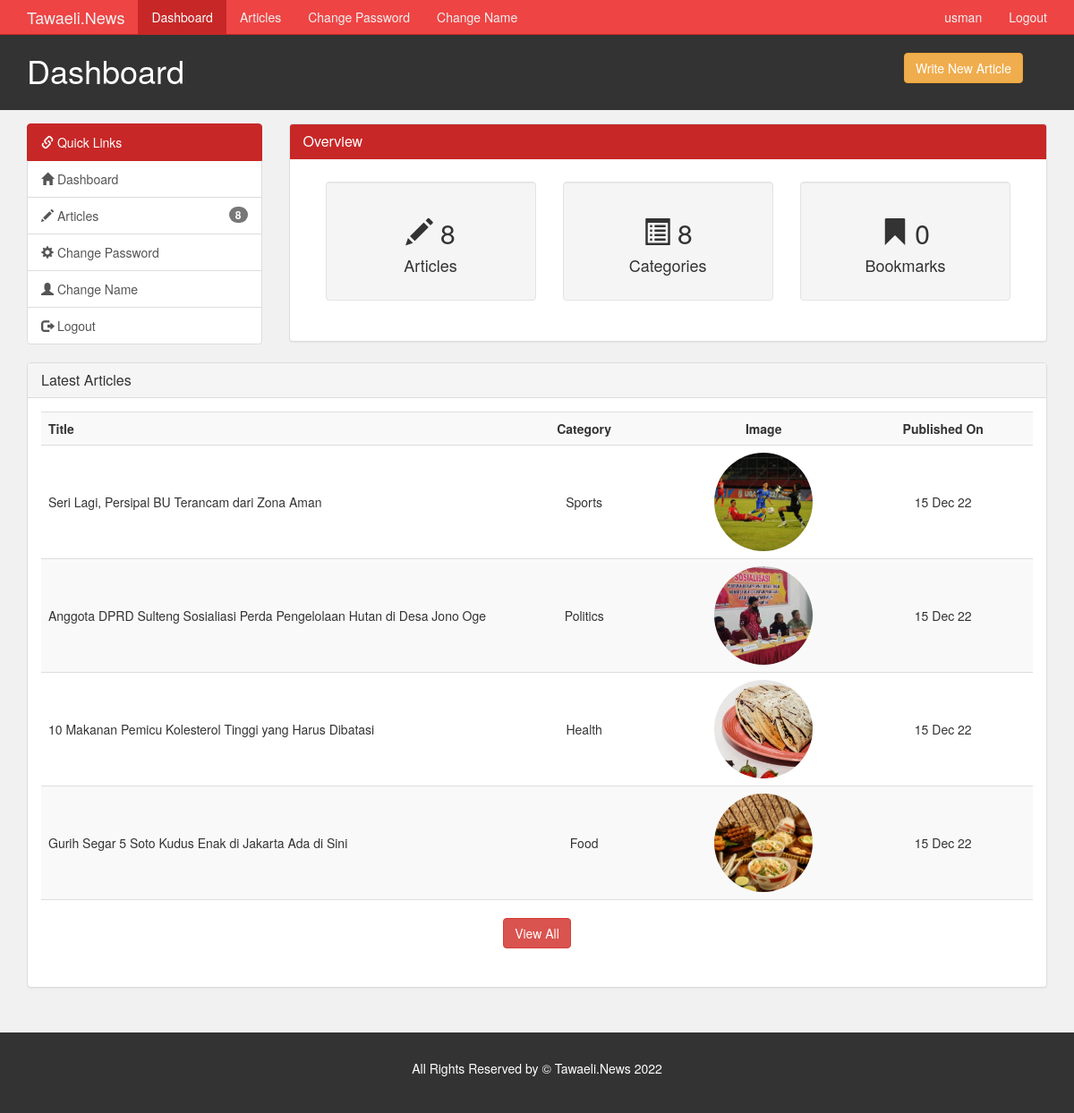
The page /author/index.php (signed in) on the database its author committed.
### tables this page shows
CREATE TABLE `article` (
  `article_id` int(11) NOT NULL,
  `category_id` int(11) NOT NULL,
  `author_id` int(11) NOT NULL,
  `article_title` varchar(250) NOT NULL,
  `article_image` varchar(200) NOT NULL,
  `article_description` text NOT NULL,
  `article_date` date NOT NULL,
  `article_trend` tinyint(4) NOT NULL,
  `article_active` tinyint(4) NOT NULL
);

CREATE TABLE `category` (
  `category_id` int(11) NOT NULL,
  `category_name` varchar(45) NOT NULL,
  `category_color` varchar(35) NOT NULL,
  `category_image` varchar(250) NOT NULL,
  `category_description` varchar(350) NOT NULL
);

### author/index.php (the view, shortened to what this page needs)
<?php
  require('./includes/nav.inc.php');
?>
<section id="main">
  <div class="container">
    <div class="row">
      <?php
        $cat_sql = "SELECT COUNT(category_id)
                    AS no_of_categories
                    FROM category";
        $cat_result = mysqli_query($con,$cat_sql);
        $cat_data = mysqli_fetch_assoc($cat_result);
        $no_of_categories = $cat_data['no_of_categories'];
        $book_sql =  "SELECT COUNT(bookmark_id)
                      AS no_of_bookmarks
                      FROM article,bookmark
                      WHERE article.author_id = {$author_id}
                      AND bookmark.article_id = article.article_id";
        $book_result = mysqli_query($con,$book_sql);
        $book_data = mysqli_fetch_assoc($book_result);
        $no_of_bookmarks = $book_data['no_of_bookmarks'];
        require('./includes/quick-links.inc.php');
      ?>
      <div class="col-md-9">
        <div class="panel panel-default">
          <div class="panel-heading main-color-bg">
            <h3 class="panel-title">Overview</h3>
          </div>
          <div class="panel-body" style="padding: 2.5rem;">
            <div class="col-md-4">
              <div class="well dash-box">
                <h2>
                  <span class="glyphicon glyphicon-pencil"></span>
                  <?php echo $no_of_articles;?>
                </h2>
                <h4>Articles</h4>
              </div>
            </div>
            <div class="col-md-4">
              <div class="well dash-box">
                <h2>
                  <span class="glyphicon glyphicon-list-alt" aria-hidden="true"></span>
                  <?php echo $no_of_categories;?>
                </h2>
                <h4>Categories</h4>
              </div>
            </div>
            <div class="col-md-4">
              <div class="well dash-box">
                <h2>
                  <span class="glyphicon glyphicon-bookmark"></span>
                  <?php echo $no_of_bookmarks;?>
                </h2>
                <h4>Bookmarks</h4>
              </div>
            </div>
          </div>
        </div>
      </div>
    </div>
    <div class="row">
      <?php
        $sql = "SELECT article.article_title,
                article.article_date,
                article.article_image,
                category.category_name
                FROM article, category
                WHERE article.author_id = {$author_id}
                AND article.category_id = category.category_id
                ORDER BY article_date DESC
                LIMIT 4";
        $result = mysqli_query($con,$sql);
        $row = mysqli_num_rows($result);
      ?>
      <div class="col-md-12">
        <div class="panel panel-default">
          <div class="panel-heading">
            <h4 class="panel-title">Latest Articles</h4>
          </div>
          <div class="panel-body">
            <table class="table table-striped article-list table-hover">
              <tr>
                <th>Title</th>
                <th>Category</th>
                <th>Image</th>
                <th>Published On</th>
              </tr>
              <?php
                if($row > 0) {
                  while($data = mysqli_fetch_assoc($result)) {
                    $category_name = $data['category_name'];
                    $article_title = $data['article_title'];
                    $article_image = $data['article_image'];
                    $article_date = $data['article_date'];
                    $article_date = date("d M y",strtotime($article_date));
                    echo '
                      <tr>
                        <td>
                          '.$article_title.'
                        </td>
                        <td>
                          '.$category_name.'
                        </td>
                        <td>
                          <img src="../assets/images/articles/'.$article_image.'" />
                        </td>
                        <td>
                          '.$article_date.'
                        </td>
                      </tr>
                    ';
                  }
                  echo '
                    <tr>
                      <td colspan="4" align="center" style="padding-top: 2rem;">
                        <a href="./articles.php" class="btn btn-danger ">View All</a>
                      </td>
                    </tr>
                  ';
                }
              ?>
            </table>
          </div>
        </div>
      </div>
    </div>
  </div>
</section>
<?php
  require('./includes/footer.inc.php')
?>

### assets/css/admin/style.css (style rules this page uses)
body { background: var(--light-color); }
.main-color-bg { background-color: var(--primary-color) !important; border-color: var(--primary-color) !important; color: #ffffff !important; }
.dash-box { text-align: center; }
.article-list td img { border-radius: 50%; object-fit: cover; height: 11rem; text-align: left; width: 11rem; }
.article-list td:not(:first-child), .article-list th:not(:first-child) { text-align: center; }
.article-list th, .article-list td { min-width: 200px; vertical-align: middle !important; }
#main { min-height: 57.2vh; }

### assets/css/partials/1-variables.css (style rules this page uses)
:root { --primary-color: #c72727; --secondary-color: #f99500; --light-color: #f1f1f1; --dark-color: #50514f; --black-color: #333333; --tag-trend-color: #fa163f; --tag-yellow-color: #ffbe0b; --tag-purple-color: #8338ec; --tag-blue-color: #3a86ff; --tag-green-color: #00ff73; --tag-orange-color: #ef4339; --tag-pink-color: #ff0a54; --tag-brown-color: #663f3f; --hover-color: #ee4444; --active-color: #b90615; --ts-vs: 0.56rem; --ts-sml: 0.8rem; --ts-md: 1.1rem; --ts-lg: 1.25rem; --hs-vs: 1.3rem; --hs-sml: 2rem; --hs-md: 2.5rem; --hs-lg: 3rem; --ff-monts: "Montserrat", sans-serif; --ff-nunito: "Nunito Sans", sans-serif; --ff-noto: "Noto Serif", serif; --ff-robo: "Roboto", sans-serif; --border-radius: 5px; }

### rows shown on the page
article: article_title "Seri Lagi, Persipal BU Terancam dari Zona Aman", category.category_name "Sports", article_image (picture), article_date "15 Dec 22"
article: article_title "Anggota DPRD Sulteng Sosialiasi Perda Pengelolaan Hutan di Desa Jono Oge", category.category_name "Politics", article_image (picture), article_date "15 Dec 22"
article: article_title "10 Makanan Pemicu Kolesterol Tinggi yang Harus Dibatasi", category.category_name "Health", article_image (picture), article_date "15 Dec 22"
article: article_title "Gurih Segar 5 Soto Kudus Enak di Jakarta Ada di Sini", category.category_name "Food", article_image (picture), article_date "15 Dec 22"

### other values the page prints
$author_name "usman"
$page_title "Dashboard"
$no_of_articles "8"
$no_of_categories "8"
$no_of_bookmarks "0"
